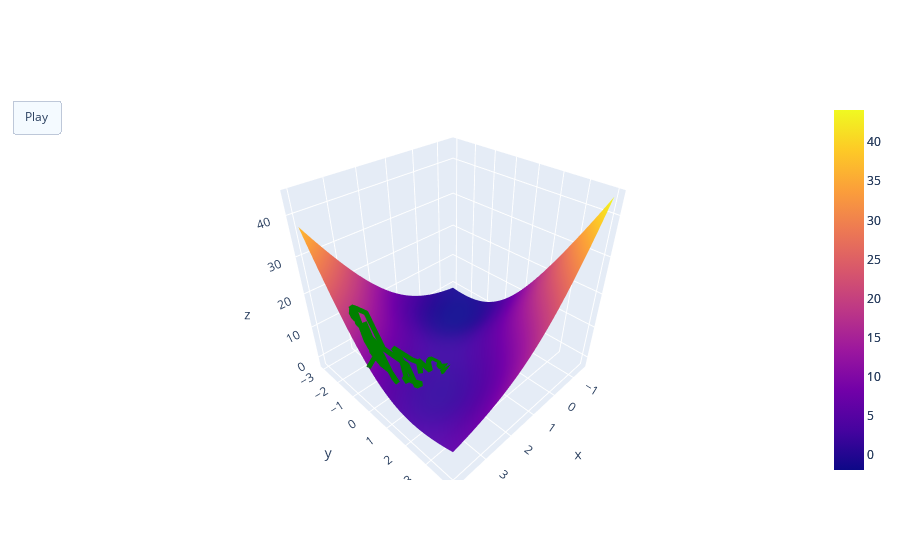

Here is the notebook cell this chart was saved with:
### Code cell
plot_history(mc_cormick_finction, history, 
             mc_cormick_x_min_limit, mc_cormick_x_max_limit,
             mc_cormick_y_min_limit, mc_cormick_y_max_limit)
